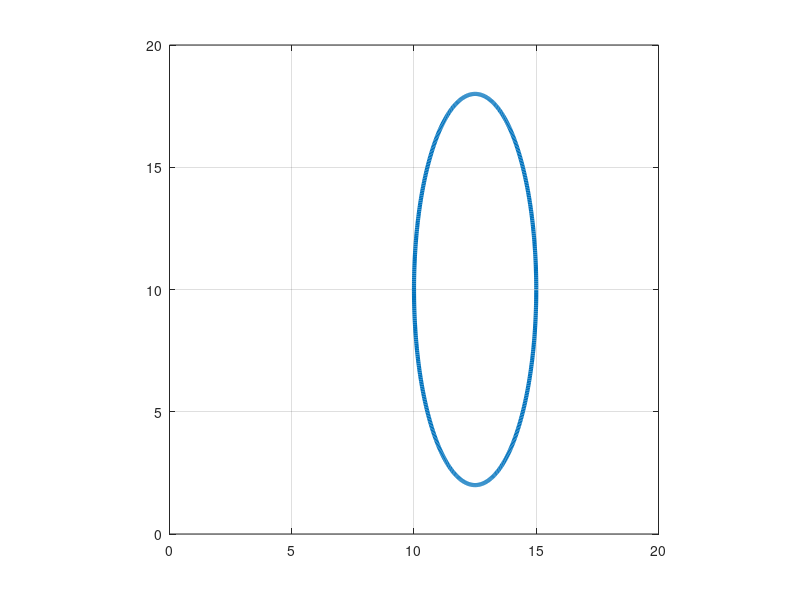

Recreate this plot in MATLAB.
% Create a logical image of an ellipse with specified
% semi-major and semi-minor axes, center, and image size.
% First create the image.
imageSizeX = 640;
imageSizeY = 480;
[columnsInImage rowsInImage] = meshgrid(1:imageSizeX, 1:imageSizeY);
% Next create the ellipse in the image.
centerX = 320;
centerY = 240;
radiusX = 250;
radiusY = 150;
ellipsePixels = (rowsInImage - centerY).^2 ./ radiusY^2 ...
    + (columnsInImage - centerX).^2 ./ radiusX^2 <= 1;
% ellipsePixels is a 2D "logical" array.
% Now, display it.
image(ellipsePixels) ;
colormap([0 0 0; 1 1 1]);
title('Binary image of a ellipse', 'FontSize', 20);



%Or you can create an ellipse in the overlay of a plot or image:

xCenter = 12.5;
yCenter = 10;
xRadius = 2.5;
yRadius = 8;
theta = 0 : 0.01 : 2*pi;
x = xRadius * cos(theta) + xCenter;
y = yRadius * sin(theta) + yCenter;
plot(x, y, 'LineWidth', 3);
axis square;
xlim([0 20]);
ylim([0 20]);
grid on;